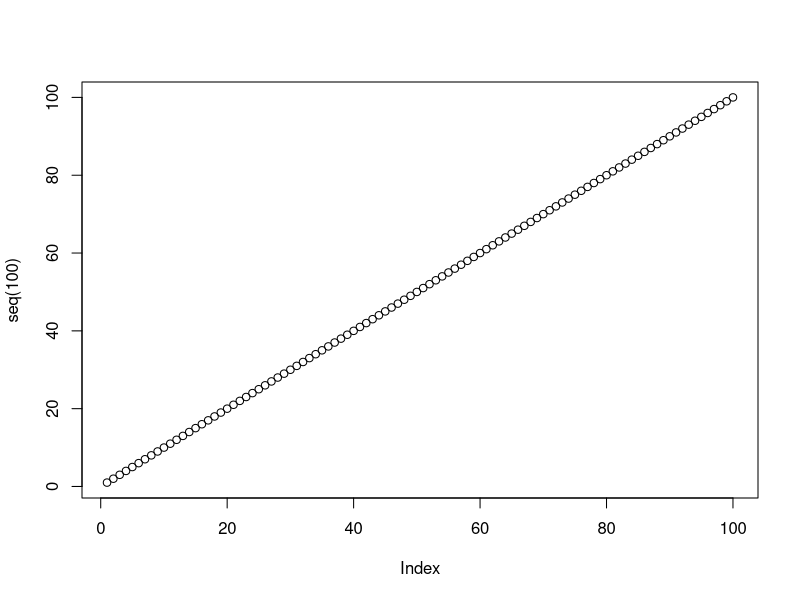
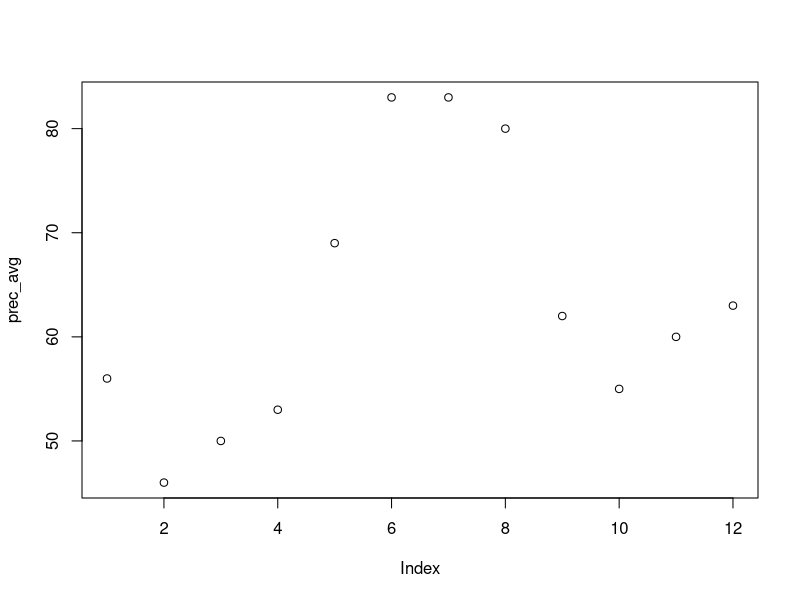
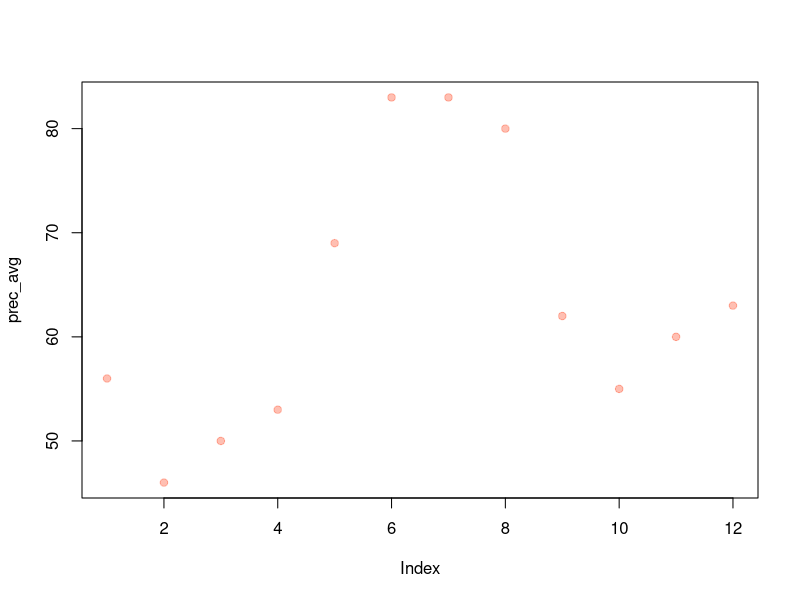

These charts were generated, in order, by the following R code: (Note: this script raises an error after producing the figures.)
5+6
5*5^4-88*15
0/0
1/0
result1 <- 5+6
result1
4**2
seq(1,9,by=2)
seq(100)
p <- seq(100)
p
a <- c("A", 1:100)
plot(seq(100))
head(a)
summary(a)
prec_avg <- c(56,46,50,53,69,83,83,80,62,55,60,63)
plot(prec_avg)
plot(prec_avg,pch=19,cex=1,col="#FF573360")
?plot
install.packages("raster")     
library(raster)
germany <- getData("GADM",country="DEU",level=2)
plot(germany)
belgium <- getData("GADM", country="BEL", level=3)
plot(belgium)
prec <- getData("worldclim",var="prec",res=10,lon=10,lat=51)
plot(prec)
ls(prec)
str(prec)
summary(prec)
prec_ger1 <- crop(prec,germany)
plot(prec_ger1)
prec_ger2 <- mask(prec_ger1, germany)
plot(prec_ger2)

prec_bel1 <-crop(prec,belgium)
plot(prec_bel1)
prec_bel2 <-mask(prec_bel1,belgium)
plot(prec_bel2)

prec_avg <- cellStats(prec_ger2, stat="mean")
plot(prec_avg)


ggplot(housing, aes=(x=Home.Value)) + geom_histogram()
install.packages(ggplot)
library(ggplot2)
x11()
x <- data.frame(x=1,y=1,label="ggplot introduction \n@EAGLE")
ggplot(data=x, aes(x=x,y=y)) + geom_text(aes(label=label),size=15)
x11(x)
?mpg
ggplot(mpg,aes(x=displ, y=hwy)) + geom_point()+geom_smooth()
x11()
ggplot(mpg, aes(displ,cty,colour=class))+geom_point()       
ggplot(mpg, aes(displ, hwy)) +
  geom_point() +
  facet_wrap(~class)+
  geom_smooth()
ggplot(mpg, aes(class, displ))+
  geom_boxplot(alpha=.1,fill="green", colour = "#3366FF", outlier.colour="red") +
  geom_point(aes(color=hwy), alpha=.7, size=1.5, position=position_jitter(width= .25,height=0))
ggplot(mpg, aes(class,displ))+
  geom_boxplot(alpha=.5)+
  geom_point(aes(color=hwy),alpha=.7,size=1.5, position=position_jitter(width=.25,height=0))

myPlot <- ggplot(mpg, aes(x=displ, y=hwy))+geom_point()
plot(myPlot)             
myPlot+geom_smooth()
ggplot() + geom_point(data=mpg, aes(x=displ,y=hwy))
x11()
ggplot()+geom_point(data=mpg, aes(x=displ, y=hwy, colour=class))
ggplot(mpg,aes(drv,hwy))+
  geom_jitter()
ggplot(mpg, aes(drv,hwy))+
  geom_boxplot()
ggplot(mpg, aes(drv,hwy))+
  geom_violin()
ggplot(mpg,aes(drv,hwy))+
  geom_violin()+
  geom_jitter(aes(alpha=.7,size=2),colour="green")
a <-ggplot() + geom_point(data=mpg, aes(x=displ,y=hwy, colour=class))
a
a+theme_bw()
theme_set(theme_bw())
a+theme_light()
ggplot()+
  geom_point(data=mpg,aes(x=displ,y=hwy,colour=class))+
  facet_grid(manufacturer~drv)+
  ggtitle("EAGLE chart")+
  theme(plot.title=element_text(angle=0,size=22,colour="blue"))+
  scale_colour_discrete(name="type")
